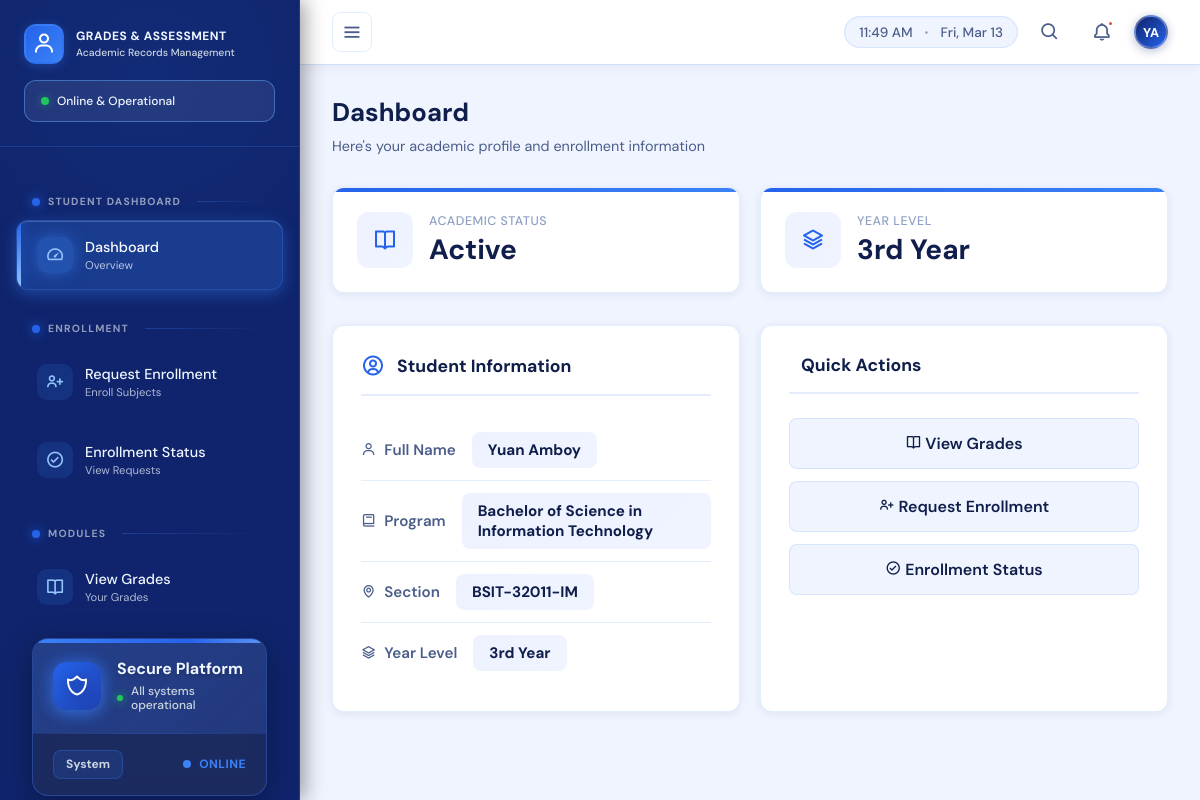
Screenshot of /index.php (signed in) with the database file from the repository.
### tables this page shows
CREATE TABLE `users` (
  `user_id` int(11) NOT NULL,
  `full_name` varchar(100) NOT NULL,
  `program` varchar(100) DEFAULT NULL,
  `section` varchar(50) DEFAULT NULL,
  `year_level` tinyint(4) DEFAULT NULL,
  `email` varchar(100) NOT NULL,
  `password_hash` varchar(255) NOT NULL,
  `role_id` int(11) NOT NULL,
  `created_at` timestamp NOT NULL DEFAULT current_timestamp(),
  `is_active` tinyint(1) DEFAULT 1
);

### student/dashboard.php (the view, shortened to what this page needs)
<?php
require_once __DIR__ . '/../config/db.php';
$stmt = $conn->prepare("SELECT full_name, program, section, year_level FROM users WHERE user_id = ?");
$stmt->bind_param("i", $_SESSION['user_id']);
$stmt->execute();
$result = $stmt->get_result();
$student = $result->fetch_assoc();
$year_labels = [1 => '1st Year', 2 => '2nd Year', 3 => '3rd Year', 4 => '4th Year'];
$year_label = $year_labels[$student['year_level']] ?? 'Unknown';
?>
<div class="page-header">
    <h2>Dashboard</h2>
    <p>Here's your academic profile and enrollment information</p>
</div>
<div class="stats-grid">
    <div class="stat-card">
        <div class="stat-icon">
            <i class='bx bx-book-open'></i>
        </div>
        <div class="stat-info">
            <div class="label">Academic Status</div>
            <div class="value">Active</div>
        </div>
    </div>
    <div class="stat-card">
        <div class="stat-icon">
            <i class='bx bx-layer'></i>
        </div>
        <div class="stat-info">
            <div class="label">Year Level</div>
            <div class="value"><?= htmlspecialchars($year_label, ENT_QUOTES) ?></div>
        </div>
    </div>
</div>
<div class="two-col">
    <div class="info-card">
        <div class="card-header">
            <i class='bx bx-user-circle'></i>
            <h3>Student Information</h3>
        </div>
        <div class="detail-row">
            <span class="detail-label">
                <i class='bx bx-user'></i>
                Full Name
            </span>
            <span class="detail-value"><?= htmlspecialchars($student['full_name'], ENT_QUOTES) ?></span>
        </div>
        <div class="detail-row">
            <span class="detail-label">
                <i class='bx bx-book'></i>
                Program
            </span>
            <span class="detail-value"><?= htmlspecialchars($student['program'], ENT_QUOTES) ?></span>
        </div>
        <div class="detail-row">
            <span class="detail-label">
                <i class='bx bx-map'></i>
                Section
            </span>
            <span class="detail-value"><?= htmlspecialchars($student['section'], ENT_QUOTES) ?></span>
        </div>
        <div class="detail-row">
            <span class="detail-label">
                <i class='bx bx-layer'></i>
                Year Level
            </span>
            <span class="detail-value"><?= htmlspecialchars($year_label, ENT_QUOTES) ?></span>
        </div>
    </div>
    <div class="info-card">
        <div class="card-header">
            <h3>Quick Actions</h3>
        </div>
        <div style="display: flex; flex-direction: column; gap: 0.75rem;">
            <a href="?page=view_grades" style="padding: 0.875rem; border-radius: 8px; border: 1px solid var(--border); text-decoration: none; color: var(--text-900); font-weight: 600; text-align: center; transition: var(--transition); background: #F0F4FF; cursor: pointer;" onmouseover="this.style.background='#EEF2FF'; this.style.borderColor='var(--blue-600)'" onmouseout="this.style.background='#F0F4FF'; this.style.borderColor='var(--border)'">
                <i class='bx bx-book-open'></i> View Grades
            </a>
            <a href="?page=request_enrollment" style="padding: 0.875rem; border-radius: 8px; border: 1px solid var(--border); text-decoration: none; color: var(--text-900); font-weight: 600; text-align: center; transition: var(--transition); background: #F0F4FF; cursor: pointer;" onmouseover="this.style.background='#EEF2FF'; this.style.borderColor='var(--blue-600)'" onmouseout="this.style.background='#F0F4FF'; this.style.borderColor='var(--border)'">
                <i class='bx bx-user-plus'></i> Request Enrollment
            </a>
            <a href="?page=enrollment_status" style="padding: 0.875rem; border-radius: 8px; border: 1px solid var(--border); text-decoration: none; color: var(--text-900); font-weight: 600; text-align: center; transition: var(--transition); background: #F0F4FF; cursor: pointer;" onmouseover="this.style.background='#EEF2FF'; this.style.borderColor='var(--blue-600)'" onmouseout="this.style.background='#F0F4FF'; this.style.borderColor='var(--border)'">
                <i class='bx bx-check-circle'></i> Enrollment Status
            </a>
        </div>
    </div>
</div>

### template/sidebar.php (shortened to what this page needs)
<?php
require_once __DIR__ . '/../includes/auth_check.php';
$role_id = (int)$_SESSION["role_id"];
$user_id = (int)$_SESSION["user_id"];
$user_stmt = $conn->prepare("SELECT full_name FROM users WHERE user_id = ?");
$user_stmt->bind_param('i', $user_id);
$user_stmt->execute();
$user_result = $user_stmt->get_result();
$user_name = "User";
if ($user_result && $user_row = $user_result->fetch_assoc()) {
    $user_name = $user_row['full_name'] ?? "User";
}
$name_parts = array_filter(explode(' ', trim($user_name)));
$initials = '';
if (count($name_parts) >= 2) {
    $initials = strtoupper(substr($name_parts[0], 0, 1) . substr($name_parts[1], 0, 1));
} else {
    $initials = strtoupper(substr($name_parts[0] ?? 'U', 0, 1));
}
$role_icon = [1 => 'bx-chalkboard', 2 => 'bx-shield', 3 => 'bx-user', 4 => 'bx-crown'][($role_id)] ?? 'bx-user';
$current_page = $_GET['page'] ?? 'dashboard';
?>
<!DOCTYPE html>
<html lang="en">
<head>
    <link href='https://unpkg.com/boxicons@2.1.4/css/boxicons.min.css' rel='stylesheet'>
    <link rel="stylesheet" href="https://cdnjs.cloudflare.com/ajax/libs/font-awesome/6.4.0/css/all.min.css">
</head>
<body>
    <aside class="sidebar" id="sidebar">
        <div class="sidebar-header">
            <div class="brand">
                <div class="logo">
                    <i class='bx <?= htmlspecialchars($role_icon) ?>'></i>
                </div>
                <div class="brand-info">
                    <h1>GRADES & ASSESSMENT</h1>
                    <p>Academic Records Management</p>
                </div>
            </div>
            <div class="system-status">
                <div class="status-content">
                    <div class="status-left">
                        <span class="status-indicator"></span>
                        <span class="status-text">Online & Operational</span>
                    </div>
                </div>
            </div>
        </div>
        <nav class="nav">
            <?php if (!empty($menus[$role_id])): ?>
                <ul>
                    <?php foreach ($menus[$role_id] as $item):
                        if (isset($item['is_section']) && $item['is_section']): ?>
                            </ul>
                            <span class="section-title"><?= htmlspecialchars($item['label'], ENT_QUOTES) ?></span>
                            <ul>
                        <?php else:
                            $is_active = isset($item['link']) && strpos($item['link'], $current_page) !== false ? ' active' : '';
                            $has_submenu = isset($item['submenu']);
                        ?>
                            <li class="<?= $is_active ? 'open' : '' ?>">
                                <a href="<?= htmlspecialchars($item['link']) ?>" class="<?= $is_active ?>" <?= $has_submenu ? 'onclick="toggleSubmenu(event)"' : '' ?>>
                                    <span class="left">
                                        <div class="icon-wrapper">
                                            <i class='bx <?= htmlspecialchars($item['icon']) ?> icon'></i>
                                        </div>
                                        <span class="nav-label">
                                            <span class="main-text"><?= htmlspecialchars($item['label']) ?></span>
                                            <span class="sub-text"><?= htmlspecialchars($item['sublabel']) ?></span>
                                        </span>
                                    </span>
                                </a>
                            </li>
                        <?php endif; ?>
                    <?php endforeach; ?>
                </ul>
            <?php endif; ?>
            <div class="sidebar-footer">
                <div class="footer-header">
                    <div class="footer-icon">
                        <i class='bx bx-shield-alt-2'></i>
                    </div>
                    <div class="footer-content">
                        <div class="footer-title">Secure Platform</div>
                        <div class="footer-subtitle">All systems operational</div>
                    </div>
                </div>
                <div class="footer-divider"></div>
                <div class="footer-bottom">
                    <span class="version">System</span>
                    <div class="status-online">Online</div>
                </div>
            </div>
        </nav>
    </aside>
    <div class="page-wrapper" id="pageWrapper">
        <nav class="top-navbar" id="topNavbar">
            <div class="navbar-container">
                <div class="navbar-content">
                    <div class="navbar-left">
                        <button class="toggle-btn" id="toggleBtn" aria-label="Toggle sidebar"><i class='bx bx-menu'></i></button>
                    </div>
                    <div class="navbar-right">
                        <div class="time-display" id="timeDisplay">
                            <span id="currentTime"></span>
                            <span class="date-separator">•</span>
                            <span id="currentDate"></span>
                        </div>
                        <button class="icon-btn" id="searchBtn" title="Search"><i class='bx bx-search'></i></button>
                        <button class="icon-btn" id="notificationBtn" title="Notifications"><i class='bx bx-bell'></i><span class="badge-dot"></span></button>
                        <div class="profile-wrapper" id="profileWrapper">
                            <div class="profile-avatar" id="profileBtn"><?= htmlspecialchars($initials, ENT_QUOTES) ?></div>
                        </div>
                    </div>
                </div>
            </div>
        </nav>
        <main class="main-content" id="mainContent">

### student/dashboard.php (style rules this page uses)
:root { --navy: #0f246c; --blue-500: #3B82F6; --blue-600: #2563EB; --blue-700: #1E40AF; --blue-light: #93C5FD; --bg: #F0F4FF; --surface: #FFFFFF; --border: rgba(59, 130, 246, 0.14); --text-900: #0F1E4A; --text-600: #4B5E8A; --text-400: #8EA0C4; --shadow-sm: 0 2px 8px rgba(15, 36, 108, 0.08); --shadow-md: 0 6px 20px rgba(15, 36, 108, 0.12); --r-md: 12px; --transition: all 0.3s cubic-bezier(0.4, 0, 0.2, 1); }
.page-header { margin-bottom: 2rem; }
.page-header h2 { font-size: 1.6rem; font-weight: 700; color: var(--text-900); margin-bottom: 0.5rem; }
.page-header p { color: var(--text-600); font-size: 0.9rem; }
.stats-grid { display: grid; grid-template-columns: repeat(auto-fit, minmax(220px, 1fr)); gap: 1.25rem; margin-bottom: 2rem; }
.stat-card { background: var(--surface); border: 1px solid var(--border); border-radius: var(--r-md); padding: 1.5rem; display: flex; align-items: center; gap: 1rem; box-shadow: var(--shadow-sm); transition: var(--transition); position: relative; overflow: hidden; }
.stat-card::before { content: ''; position: absolute; top: 0; left: 0; right: 0; height: 4px; background: linear-gradient(90deg, var(--blue-600), var(--blue-500)); }
.stat-icon { width: 56px; height: 56px; border-radius: 12px; display: flex; align-items: center; justify-content: center; font-size: 1.5rem; flex-shrink: 0; background: linear-gradient(135deg, #EEF2FF, #F0F4FF); color: var(--blue-600); }
.stat-info .label { font-size: 0.78rem; color: var(--text-400); font-weight: 500; text-transform: uppercase; letter-spacing: 0.5px; }
.stat-info .value { font-size: 1.75rem; font-weight: 700; color: var(--text-900); line-height: 1.2; margin-top: 0.25rem; }
.info-card { background: var(--surface); border: 1px solid var(--border); border-radius: var(--r-md); box-shadow: var(--shadow-sm); padding: 1.75rem; transition: var(--transition); }
.info-card .card-header { display: flex; align-items: center; gap: 0.75rem; margin-bottom: 1.5rem; padding-bottom: 1rem; border-bottom: 2px solid var(--border); }
.info-card .card-header i { font-size: 1.5rem; color: var(--blue-600); }
.info-card .card-header h3 { font-size: 1.1rem; font-weight: 700; color: var(--text-900); margin: 0; }
.detail-row { display: flex; justify-content: flex-start; align-items: center; padding: 0.75rem 0; border-bottom: 1px solid var(--border); font-size: 0.95rem; }
.detail-row:last-child { border-bottom: none; }
.detail-label { font-weight: 600; color: var(--text-600); display: flex; align-items: center; gap: 0.5rem; margin-right: 1rem; }
.detail-value { font-weight: 700; color: var(--text-900); background: linear-gradient(135deg, #EEF2FF, #F0F4FF); padding: 0.5rem 1rem; border-radius: 8px; font-size: 0.95rem; }
.two-col { display: grid; grid-template-columns: 1fr 1fr; gap: 1.25rem; margin-bottom: 2rem; }

### rows the page displays
users: full_name "YA", year_level "3rd Year", full_name "Yuan Amboy", program "Bachelor of Science in Information Technology", section "BSIT-32011-IM"

### other values shown
$item['label'] "STUDENT DASHBOARD"
$item['label'] "Dashboard"
$item['sublabel'] "Overview"
$item['label'] "ENROLLMENT"
$item['label'] "Request Enrollment"
$item['sublabel'] "Enroll Subjects"
$item['label'] "Enrollment Status"
$item['sublabel'] "View Requests"
$item['label'] "MODULES"
$item['label'] "View Grades"
$item['sublabel'] "Your Grades"
